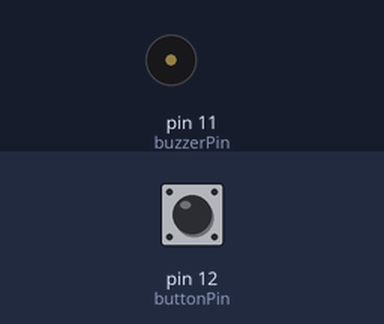
Bench run of a program on a simulated Raspberry Pi (header pin numbers). On the bench: buzzer (waves = sounding). The inputs (shaded band) are chosen by the test bench; at power-on: pin 12 (buttonPin) HIGH. What the program prints to the terminal is not drawn.

Above: at 1.2 s.
1.3 s: pin 12 (buttonPin) pulled LOW for 0.15 s
At 2.1 s:
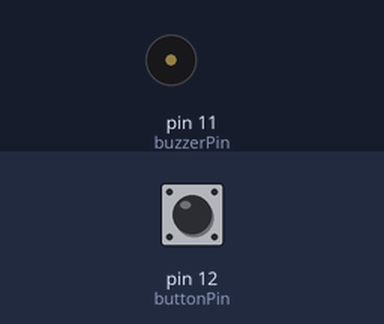
2.9 s: pin 12 (buttonPin) pulled LOW for 3.2 s
At 3.4 s:
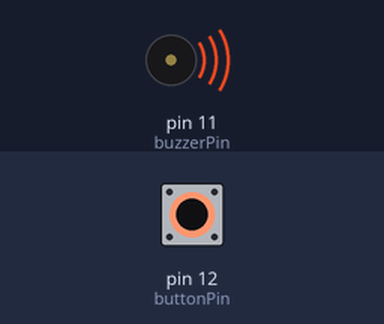
Timing chart, 0 to 7.6 s (numbered marks = the images above; inputs shaded):
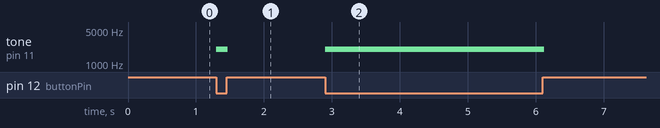

The program:

alternator.py
```python
import RPi.GPIO as GPIO
import time
import math

buzzerPin = 11
buttonPin = 12

def setup():
    GPIO.setmode(GPIO.BOARD)
    GPIO.setup(buzzerPin, GPIO.OUT)
    GPIO.setup(buttonPin, GPIO.IN, pull_up_down=GPIO.PUD_UP)

def destroy():
    GPIO.cleanup()

if __name__ == '__main__':
    print('Start')
    setup()
    try:
        p = GPIO.PWM(buzzerPin, 1)
        p.start(0);

        while True:
            if GPIO.input(buttonPin)==GPIO.LOW:
                print('On')
                p.start(50)
                for x in (0,361):
                    sinVal = math.sin(x * (math.pi / 180.0))
                    toneVal = 2000 + sinVal * 500
                    p.ChangeFrequency(toneVal)
                    time.sleep(.01)
            else:
                print('Off')
                p.stop()
    except KeyboardInterrupt:
        destroy()
    finally:
        p.stop()
```

Measured:
- after the input at 1.3 s, tone on pin 11 (buzzerPin): silent → 2000 Hz at once, then repeats every 0.02 s: 2008 Hz 0.01 s, 2000 Hz 0.01 s, until it stays silent from 1.5 s
- after the input at 2.9 s, tone on pin 11 (buzzerPin): silent → 2000 Hz at once, then repeats every 0.02 s: 2008 Hz 0.01 s, 2000 Hz 0.01 s, until it stays silent from 6.1 s
